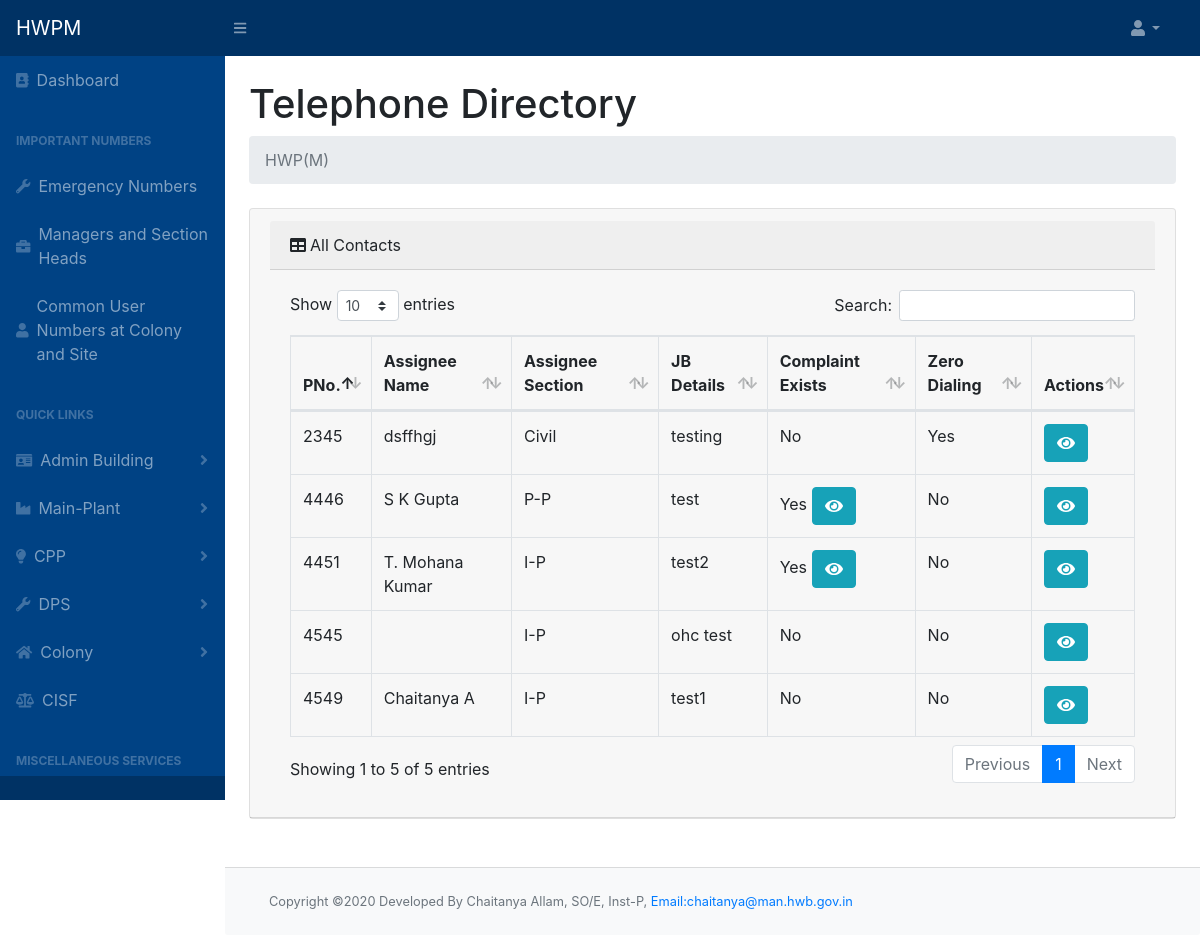
Screenshot of /teleadmin.php with the database file from the repository.
### tables this page shows
CREATE TABLE `phone_master` (
  `pno` int(10) NOT NULL,
  `parallel_pno` int(10) NOT NULL,
  `callerid_phone` int(10) NOT NULL,
  `wireless_phone` int(10) NOT NULL,
  `zero_dialing` int(10) NOT NULL,
  `jbdetails` text NOT NULL,
  `complaint_flag` tinyint(1) NOT NULL DEFAULT '0',
  `icno` int(10) NOT NULL,
  `off` tinyint(1) NOT NULL,
  `res` tinyint(1) NOT NULL,
  `emergency` tinyint(1) NOT NULL,
  `cat1` int(11) NOT NULL,
  `cat2` int(11) NOT NULL,
  `cat3` int(11) NOT NULL,
  `cat4` int(11) NOT NULL
);

CREATE TABLE `employee` (
  `icno` int(10) NOT NULL,
  `name` varchar(50) NOT NULL,
  `designation` varchar(50) NOT NULL,
  `section` varchar(50) NOT NULL,
  `pno` int(20) NOT NULL,
  `email` varchar(100) NOT NULL,
  `mobile` varchar(20) NOT NULL,
  `cat1` int(11) NOT NULL,
  `cat2` int(11) NOT NULL,
  `cat3` int(11) NOT NULL,
  `cat4` int(11) NOT NULL
);

### teleadmin.php (the view, shortened to what this page needs)
<!DOCTYPE html>
<html lang="en">
<?php include "header.php";
?>
<div id="layoutSidenav_content">
    <main>
        <div class="container-fluid">
            <h1 class="mt-4">Telephone Directory </h1>
            <ol class="breadcrumb mb-4">
                <li class="breadcrumb-item active">HWP(M)</li>
            </ol>
            <div class="card mb-4">
                <div class="card-header">
                    <div class="card-header"><i class="fas fa-table mr-1"></i>All Contacts</div>
                    <div class="card-body">
                        <div class="table-responsive table-hover">
                            <table class="table table-bordered" id="dataTable" width="100%" cellspacing="0">
                                <thead>
                                    <tr>
                                        <th>PNo.</th>
                                        <th>Assignee Name</th>
                                        <th>Assignee Section</th>
                                        <th>JB Details</th>
                                        <th>Complaint Exists</th>
                                        <th>Zero Dialing</th>
                                        <th>Actions</th>
                                    </tr>
                                </thead>
                                <tbody>
                                    <?php
                                    $query = $conn->query("SELECT * FROM `phone_master`");
                                    while ($row = $query->fetch_assoc()) {
                                        echo "<tr>";
                                    ?>
                                        <td>
                                            <?php echo $row['pno'] ?>
                                        </td>
                                        <td><?php
                                            $query_string2 = "SELECT * FROM employee where `icno`='" . $row['icno'] . "'";
                                            $query2 = $conn->query($query_string2);
                                            if ($query2->num_rows > 0) {
                                                $row2 = $query2->fetch_assoc();
                                                echo $row2['name'];
                                            }
                                            ?></td>
                                        <td><?php if (isset($row2))
                                                echo $row2['section']; ?></td>
                                        <td><?php echo $row['jbdetails'] ?></td>
                                        <td><?php if ($row['complaint_flag'] == 1) {
                                                echo "Yes"; ?>
                                                <button type="button" class="btn btn-info" data-toggle="modal" data-target="#Complaint_Modal" id="viewComplaint" data-id="<?php echo $row['pno'] ?>"><i class="fa fa-eye"></i></button>
                                            <?php } else
                                                echo "No";
                                            ?>
                                        </td>
                                        <td>
                                            <?php if ($row['zero_dialing'] == 1)
                                                echo "Yes";
                                            else
                                                echo "No";
                                            ?>
                                        </td>
                                        <td>
                                            <button type="button" class="btn btn-info" data-toggle="modal" data-target="#myModalview" id="getUser" data-id="<?php echo $row['pno'] ?>"><i class="fa fa-eye"></i></button>
                                        </td>
                                    <?php
                                        echo "</tr>";
                                    } ?>
                                </tbody>
                            </table>
                        </div>
                    </div>
                </div>
            </div>
        </div>
    </main>
    <br>
    <footer class="py-4 bg-light mt-auto card-footer">
        <div class="container-fluid">
            <div class="d-flex align-items-center justify-content-between small">
                <div class="text-muted">Copyright &copy;2020 Developed By Chaitanya Allam, SO/E, Inst-P, <a href="mailto:chaitanya@man.hwb.gov.in" style="font-size:0.8rem">Email:chaitanya@man.hwb.gov.in</a></div>
            </div>
        </div>
    </footer>
</div>
<?php include "footer.php" ?>

### rows the page displays
phone_master: pno "2345", employee.name "dsffhgj", employee.section "Civil", jbdetails "testing", complaint_flag "No", zero_dialing "Yes"
phone_master: pno "4446", employee.name "S K Gupta", employee.section "P-P", jbdetails "test", zero_dialing "No"
phone_master: pno "4451", employee.name "T. Mohana Kumar", employee.section "I-P", jbdetails "test2", zero_dialing "No"
phone_master: pno "4545", jbdetails "ohc test", complaint_flag "No", zero_dialing "No"
employee: section "I-P"
phone_master: pno "4549", employee.name "Chaitanya A", employee.section "I-P", jbdetails "test1", complaint_flag "No", zero_dialing "No"
